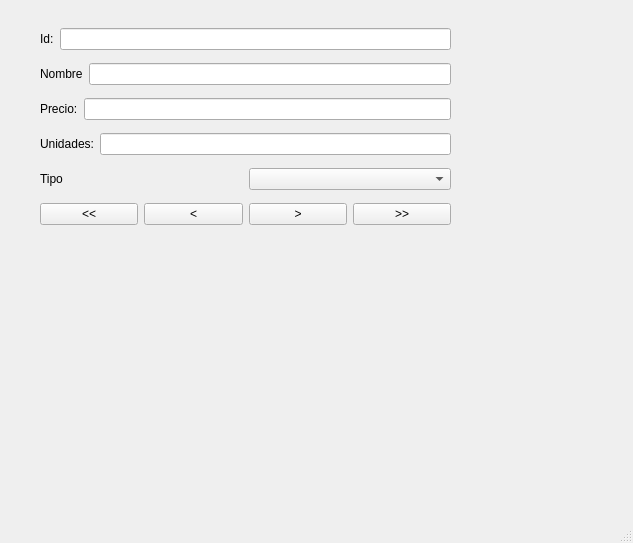
<?xml version="1.0" encoding="UTF-8"?>
<ui version="4.0">
 <class>MainWindow</class>
 <widget class="QMainWindow" name="MainWindow">
  <property name="geometry">
   <rect>
    <x>0</x>
    <y>0</y>
    <width>633</width>
    <height>543</height>
   </rect>
  </property>
  <property name="windowTitle">
   <string>MainWindow</string>
  </property>
  <widget class="QWidget" name="centralwidget">
   <widget class="QWidget" name="layoutWidget">
    <property name="geometry">
     <rect>
      <x>40</x>
      <y>21</y>
      <width>411</width>
      <height>211</height>
     </rect>
    </property>
    <layout class="QVBoxLayout" name="verticalLayout">
     <item>
      <layout class="QHBoxLayout" name="horizontalLayout">
       <item>
        <widget class="QLabel" name="provincia">
         <property name="text">
          <string>Id:</string>
         </property>
        </widget>
       </item>
       <item>
        <widget class="QLineEdit" name="editProvincia"/>
       </item>
      </layout>
     </item>
     <item>
      <layout class="QHBoxLayout" name="horizontalLayout_2">
       <item>
        <widget class="QLabel" name="Autonomia">
         <property name="text">
          <string>Nombre</string>
         </property>
        </widget>
       </item>
       <item>
        <widget class="QLineEdit" name="editAuto"/>
       </item>
      </layout>
     </item>
     <item>
      <layout class="QHBoxLayout" name="horizontalLayout_3">
       <item>
        <widget class="QLabel" name="Poblacion">
         <property name="text">
          <string>Precio:</string>
         </property>
        </widget>
       </item>
       <item>
        <widget class="QLineEdit" name="editPoblacion"/>
       </item>
      </layout>
     </item>
     <item>
      <layout class="QHBoxLayout" name="horizontalLayout_5">
       <item>
        <widget class="QLabel" name="label">
         <property name="text">
          <string>Unidades:</string>
         </property>
        </widget>
       </item>
       <item>
        <widget class="QLineEdit" name="editUnidades"/>
       </item>
      </layout>
     </item>
     <item>
      <layout class="QHBoxLayout" name="horizontalLayout_6">
       <item>
        <widget class="QLabel" name="label_2">
         <property name="text">
          <string>Tipo</string>
         </property>
        </widget>
       </item>
       <item>
        <widget class="QComboBox" name="comboTipo"/>
       </item>
      </layout>
     </item>
     <item>
      <layout class="QHBoxLayout" name="horizontalLayout_4">
       <item>
        <widget class="QPushButton" name="btnAtras">
         <property name="text">
          <string>&lt;&lt;</string>
         </property>
        </widget>
       </item>
       <item>
        <widget class="QPushButton" name="btnAnterior">
         <property name="text">
          <string>&lt;</string>
         </property>
        </widget>
       </item>
       <item>
        <widget class="QPushButton" name="btnSiguiente">
         <property name="text">
          <string>&gt;</string>
         </property>
        </widget>
       </item>
       <item>
        <widget class="QPushButton" name="btnAdelante">
         <property name="text">
          <string>&gt;&gt;</string>
         </property>
        </widget>
       </item>
      </layout>
     </item>
    </layout>
   </widget>
  </widget>
  <widget class="QMenuBar" name="menubar">
   <property name="geometry">
    <rect>
     <x>0</x>
     <y>0</y>
     <width>633</width>
     <height>33</height>
    </rect>
   </property>
  </widget>
  <widget class="QStatusBar" name="statusbar"/>
 </widget>
 <resources/>
 <connections/>
</ui>
